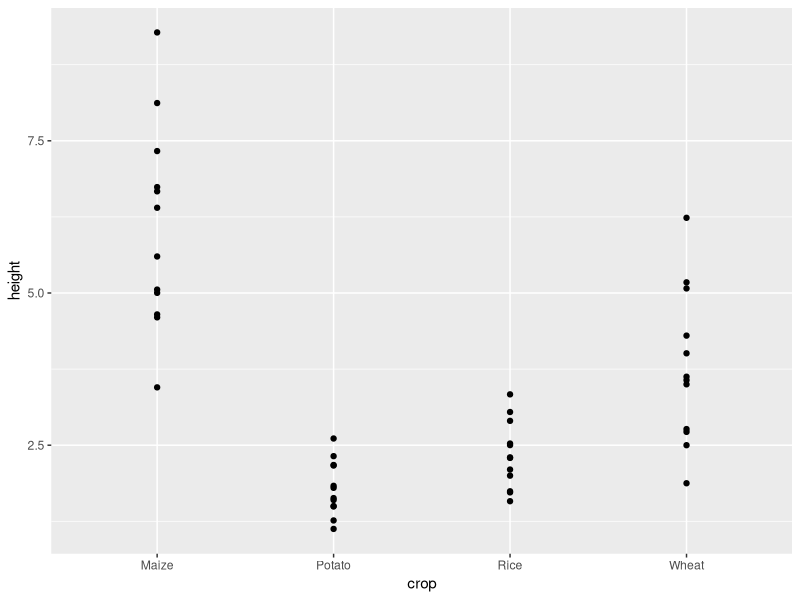
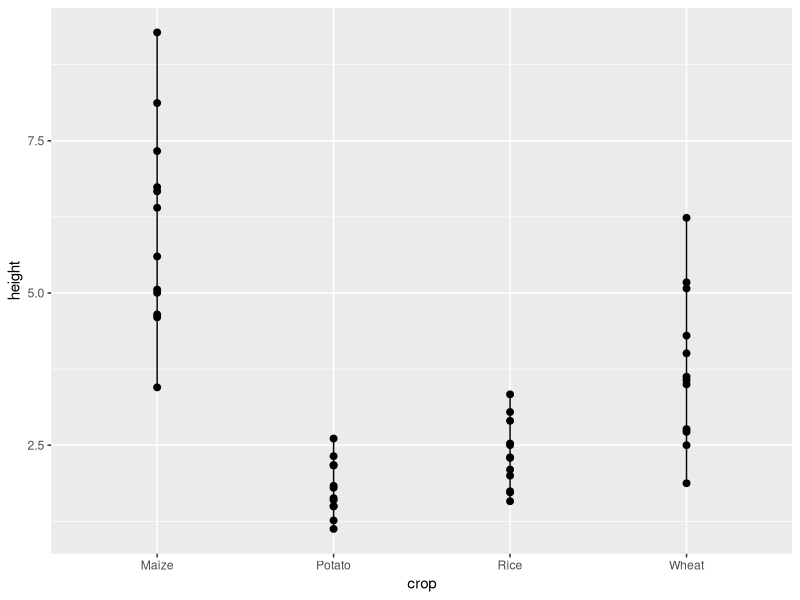
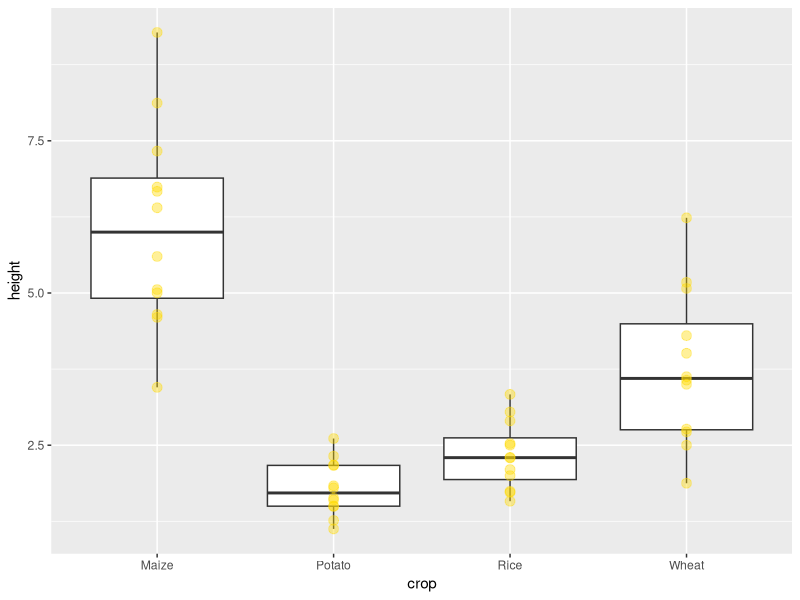
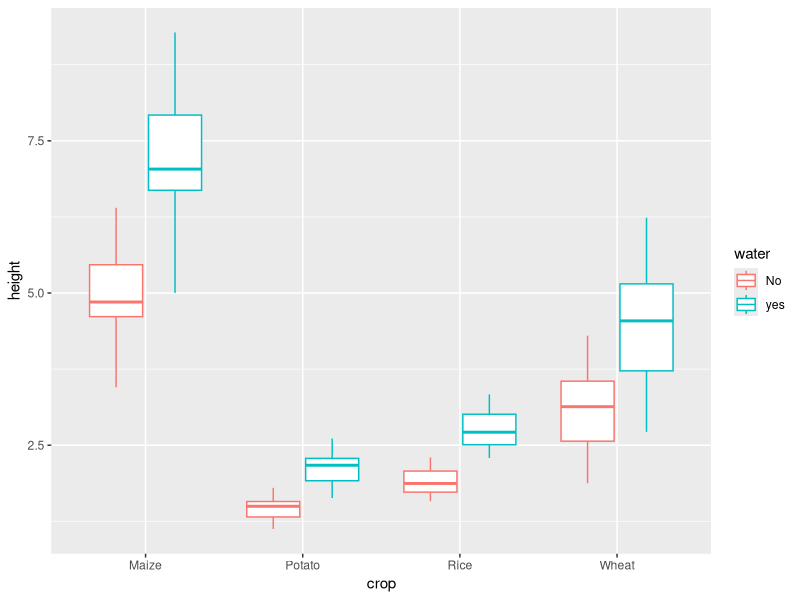
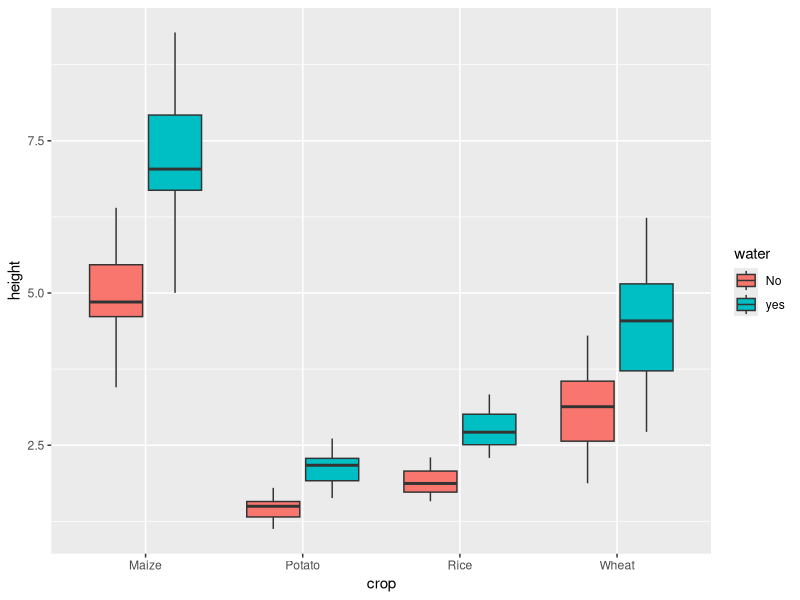
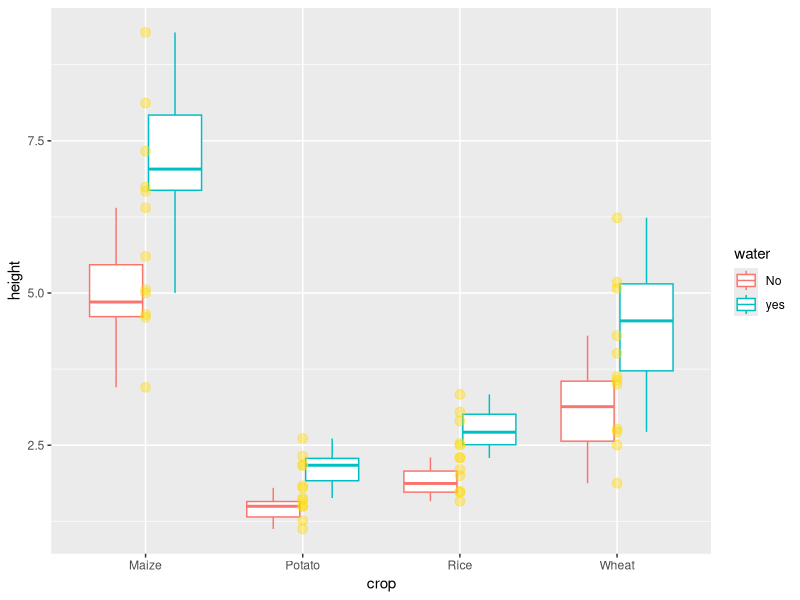
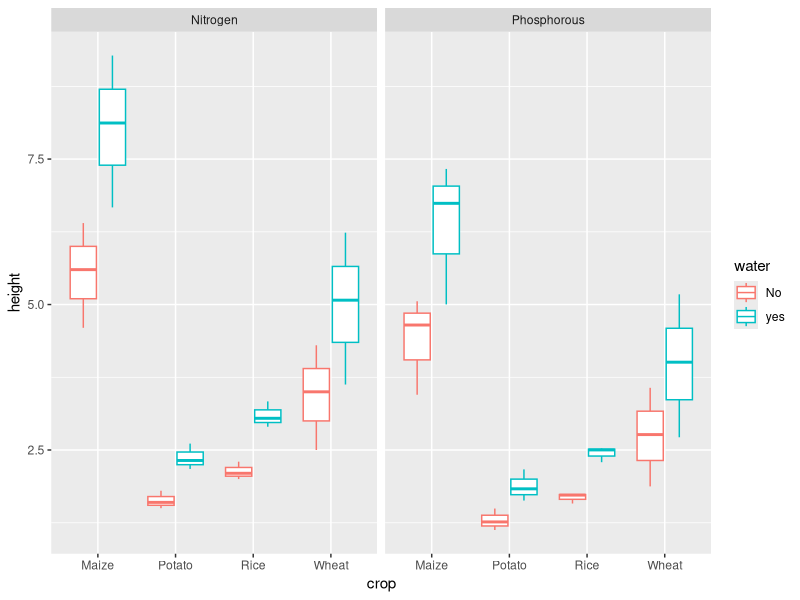
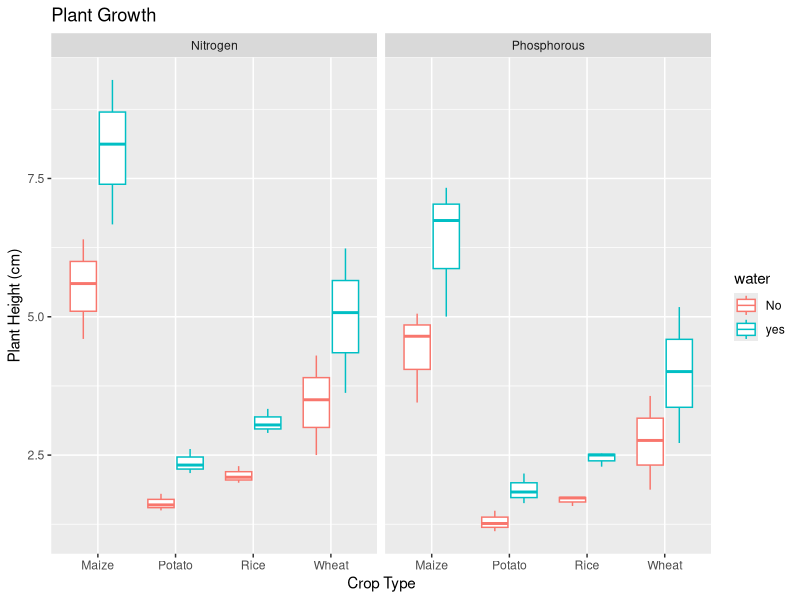

Recreate these plots in R, in order. (Note: this script raises an error after producing the figures.)
install.packages("ggplot2")
library(ggplot2)
#ggplot (function)
#data (data1)
#mapping (x-axis, y-axis)
#geometry (line, scatter, box)

library(readxl)
ggdata <- read_excel("ggdata.xlsx", col_types = c("text", 
                                                  "numeric", "text", "text"))
View(ggdata)
ggplot(data= ggdata, aes(x = crop, y = height)) +
  geom_point()
View(ggdata)

ggplot(data= ggdata, aes(x = crop, y = height)) +
  geom_point(size = 2) + geom_line()

#basic boxplot with points
ggplot(data= ggdata, aes(x = crop, y = height)) +
  geom_boxplot() + geom_point(size = 3,color = "#FFDA00", alpha = 0.4)
#empty boxplot color
ggplot(ggdata, aes(crop, height, color = water))+ 
  geom_boxplot()
#fill boxplot color
ggplot(ggdata, aes(crop, height, fill = water))+ 
  geom_boxplot()
#fill boxplot color with points color
ggplot(ggdata, aes(crop, height, color = water))+ 
  geom_boxplot() + 
  geom_point(size = 3,color = "#FFDA00", alpha = 0.4)





ggplot(ggdata, aes(crop, height, color = water))+ 
  geom_boxplot()+
  #divide the data based on fert.type
  facet_wrap(~fert.type)

#change labels
ggplot(ggdata, aes(crop, height, color = water))+ 
  geom_boxplot()+
  #divide the data based on fert.type
  facet_wrap(~fert.type) +
  labs(x = "Crop Type", y = "Plant Height (cm)",
       title = "Plant Growth") 
#theme
ggplot(ggdata, aes(crop, height, color = water))+ 
  geom_boxplot()+
  #divide the data based on fert.type
  facet_wrap(~fert.type) +
  labs(x = "Crop Type", y = "Plant Height (cm)",
       title = "Plant Growth") + 
  theme_bw()
#save this plot   
ggplot(ggdata, aes(crop, height, color = water))+ 
  geom_boxplot()+
  #divide the data based on fert.type
  facet_wrap(~fert.type) +
  labs(x = "Crop Type", y = "Plant Height (cm)",
       title = "Plant Growth") + 
  theme_bw()+
  ggsave("ggplot.tiff", units = "in", width = 8, height = 6, dpi = 300, compression = "lzw")


#flip the graph


ggplot(ggdata, aes(crop, height, color = water))+ 
  geom_boxplot()+
  #divide the data based on fert.type
  facet_wrap(~fert.type) +
  labs(x = "Crop Type", y = "Plant Height (cm)",
       title = "Plant Growth") + 
  theme_bw()+
  coord_flip()
  ggsave("ggplot.tiff", units = "in", width = 8, height = 4, dpi = 300, compression = "lzw")

